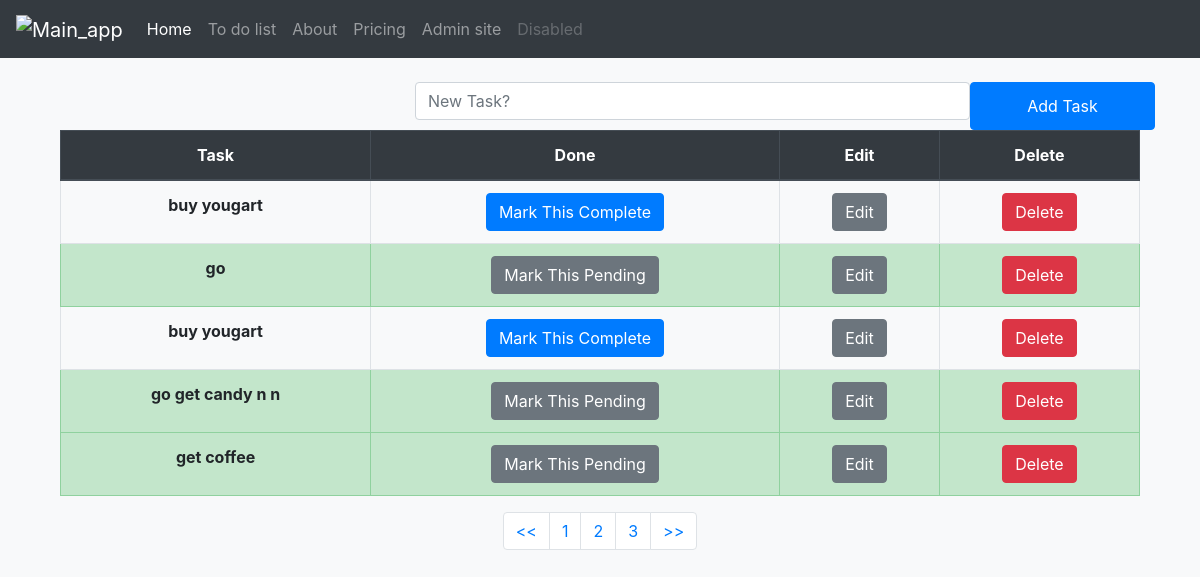
Screenshot of /Todolist/?pg=2 with the database file from the repository.
### first_app/models.py (models this page shows, shortened)
class TaskList(models.Model):
    task = models.CharField(max_length=300)
    done = models.BooleanField(default=False)

### first_app/views.py (the view)
# urls.py: path('', views.todolist, name='todolist'),
def todolist(request):
    if request.method == "POST":
        form = TaskForm(request.POST or None)
        if form.is_valid():
            form.save()
        messages.success(request,("New Task Added"))
        return redirect('todolist')
    else:
        all_tasks = TaskList.objects.all()
        paginator = Paginator(all_tasks, 5)
        page = request.GET.get('pg')
        all_tasks = paginator.get_page(page)
    return render(request, 'todolist.html', {'all_tasks':all_tasks})

### first_app/templates/todolist.html (shortened to what this page needs)
{% extends 'base.html' %}
{% block content %}
 <div class = "container">
 <form method="POST" class="row">
  <label class="col-lg-4"></label>
  <input type="text" class="form-control col-lg-6" name="task" placeholder="New Task?">
  <button type="submit" class="btn btn-primary col-lg-2">Add Task</button>
 </form>
    <table class="table table-hover table-bordered text-center">
  <thead class="thead-dark">
    <tr>
      <th scope="col">Task</th>
      <th scope="col">Done</th>
      <th scope="col">Edit</th>
      <th scope="col">Delete</th>
    </tr>
  </thead>
  <tbody>
  {% if all_tasks %}
   {% for obj in all_tasks %}
    {% if obj.done %}
        <tr class="table-success">
          <th>{{ obj.task}}</th>
          <td><a href="{% url 'pending_task' obj.id %}"><button type="button" class="btn btn-secondary">Mark This Pending</button></a></td>
          <td><a href="{% url 'edit_task' obj.id %}"><button type="button" class="btn btn-secondary">Edit</button></a></td>
          <td><a href="{% url 'delete_task' obj.id %}"><button type="button" class="btn btn-danger">Delete</button></a></td>
        </tr>
    {% else %}
        <tr>
          <th>{{ obj.task}}</th>
          <td><a href="{% url 'complete_task' obj.id %}"><button type="button" class="btn btn-primary">Mark This Complete</button></a></td>
          <td><a href="{% url 'edit_task' obj.id %}"><button type="button" class="btn btn-secondary">Edit</button></a></td>
          <td><a href="{% url 'delete_task' obj.id %}"><button type="button" class="btn btn-danger">Delete</button></a></td>
        </tr>
    {% endif %}
   {% endfor %}
  {% endif %}
   </tbody>
  </table>
  <nav aria-label="Page navigation example">
  <ul class="pagination justify-content-center">
    <li class="page-item"><a class="page-link" href="?pg=1"><<</a></li>
    {% if all_tasks.has_previous %}
      <li class="page-item"><a class="page-link" href="?pg={{ all_tasks.previous_page_number }}">{{ all_tasks.previous_page_number }}</a></li>
    {% endif %}
    <li class="page-item"><a class="page-link" href="?pg={{ all_tasks.number }}">{{ all_tasks.number }}</a></li>
    {% if all_tasks.has_next %}
      <li class="page-item"><a class="page-link" href="?pg={{ all_tasks.next_page_number }}">{{ all_tasks.next_page_number }}</a></li>
    {% endif %}
    <li class="page-item"><a class="page-link" href="?pg={{ all_tasks.paginator.num_pages }}">>></a></li>
  </ul>
</nav>
 </div>
{% endblock content %}

### rows the page displays
TaskList: task "buy yougart"
TaskList: task "go"
TaskList: task "buy yougart"
TaskList: task "go get candy n n"
TaskList: task "get coffee"

### other values shown
{{ all_tasks.previous_page_number }} "1"
{{ all_tasks.number }} "2"
{{ all_tasks.next_page_number }} "3"
